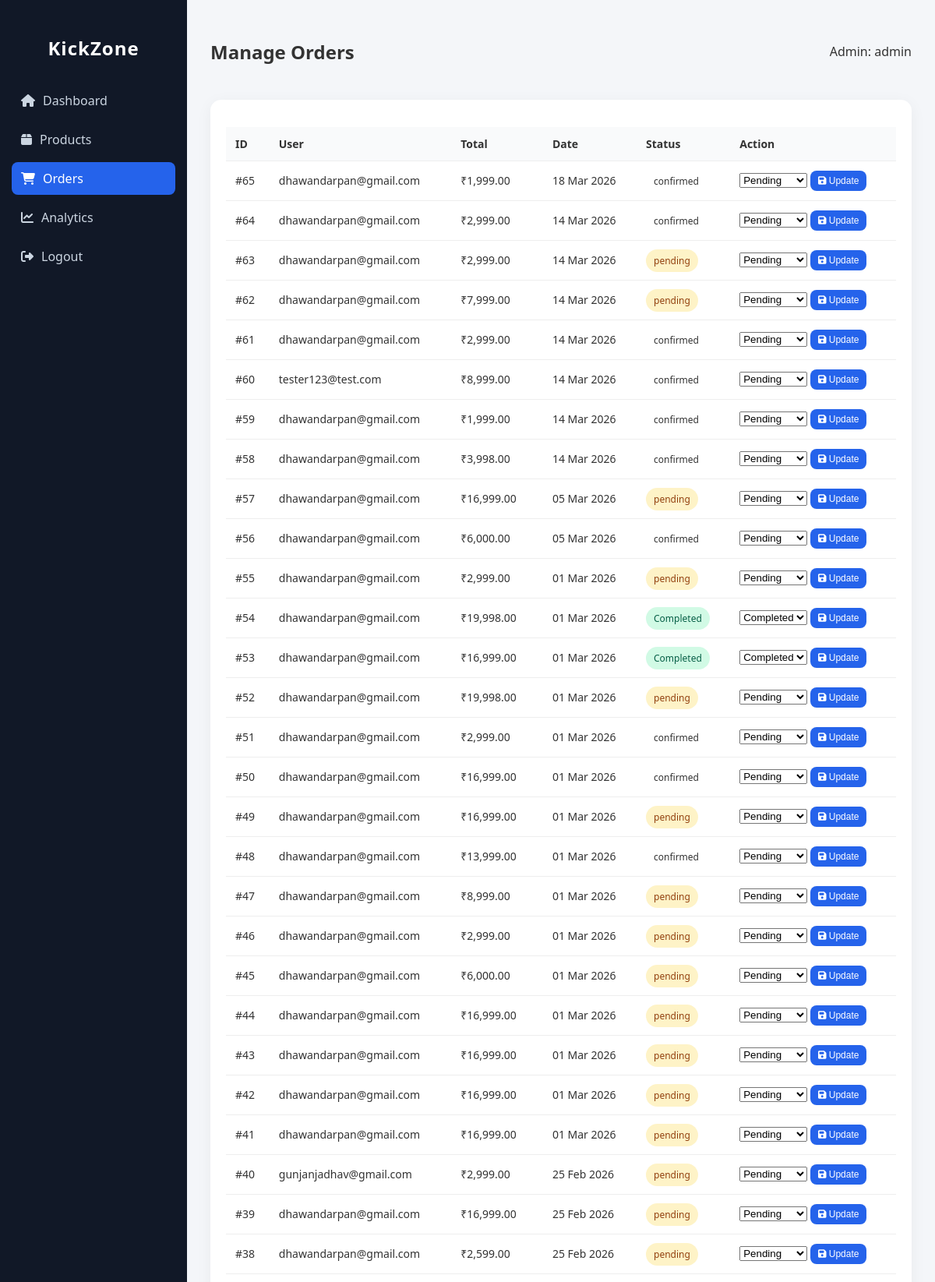
Screenshot of /admin/orders.php (signed in, upper part) with the database file from the repository.
### tables this page shows
CREATE TABLE `orders` (
  `id` int(11) NOT NULL,
  `user_id` int(11) NOT NULL,
  `total_price` decimal(10,2) NOT NULL,
  `status` varchar(50) DEFAULT 'pending',
  `created_at` timestamp NOT NULL DEFAULT current_timestamp(),
  `user` varchar(100) NOT NULL,
  `payment_method` varchar(20) NOT NULL DEFAULT 'COD',
  `payment_status` varchar(20) NOT NULL DEFAULT 'pending',
  `phone` varchar(20) DEFAULT NULL,
  `address` text DEFAULT NULL,
  `city` varchar(100) DEFAULT NULL,
  `pincode` varchar(10) DEFAULT NULL,
  `order_number` varchar(30) DEFAULT NULL,
  `transaction_id` varchar(100) DEFAULT NULL
);

CREATE TABLE `users` (
  `id` int(11) NOT NULL,
  `name` varchar(100) NOT NULL,
  `email` varchar(100) NOT NULL,
  `password` varchar(255) NOT NULL,
  `created_at` timestamp NOT NULL DEFAULT current_timestamp(),
  `phone` varchar(20) DEFAULT NULL,
  `address` text DEFAULT NULL,
  `city` varchar(100) DEFAULT NULL,
  `pincode` varchar(10) DEFAULT NULL
);

### admin/orders.php (the view, shortened to what this page needs)
<?php
include "../db.php";
$orders = mysqli_query(
    $conn,
    "SELECT o.*, u.email
     FROM orders o
     LEFT JOIN users u ON o.user_id = u.id
     ORDER BY o.created_at DESC"
);
?>
<!DOCTYPE html>
<html>
<head>
<link rel="stylesheet" href="admin.css">
<link href="https://cdnjs.cloudflare.com/ajax/libs/font-awesome/6.5.0/css/all.min.css" rel="stylesheet">
</head>
<body>
<div class="admin-wrapper">
    <?php include "sidebar.php"; ?>
    <div class="main-content">
        <div class="topbar">
            <h2>Manage Orders</h2>
            <div>Admin: <?php echo htmlspecialchars($_SESSION['admin']); ?></div>
        </div>
        <div class="table-section">
            <table>
                <thead>
                    <tr>
                        <th>ID</th>
                        <th>User</th>
                        <th>Total</th>
                        <th>Date</th>
                        <th>Status</th>
                        <th>Action</th>
                    </tr>
                </thead>
                <tbody>
                <?php while($o = mysqli_fetch_assoc($orders)) { ?>
                    <tr>
                        <td>#<?php echo $o['id']; ?></td>
                        <td><?php echo htmlspecialchars($o['email'] ?? 'Unknown'); ?></td>
                        <td>₹<?php echo number_format($o['total_price'], 2); ?></td>
                        <td><?php echo date("d M Y", strtotime($o['created_at'])); ?></td>
                        <td>
                            <span class="status-badge <?php echo strtolower($o['status']); ?>">
                                <?php echo $o['status']; ?>
                            </span>
                        </td>
                        <td>
                            <form method="post" class="status-form">
                                <select name="status" class="admin-select">
                                    <option value="Pending" <?php if($o['status']=='Pending') echo 'selected'; ?>>Pending</option>
                                    <option value="Completed" <?php if($o['status']=='Completed') echo 'selected'; ?>>Completed</option>
                                </select>
                                <button type="submit" class="admin-btn small-btn">
                                    <i class="fa fa-save"></i> Update
                                </button>
                            </form>
                        </td>
                    </tr>
                <?php } ?>
                </tbody>
            </table>
        </div>
    </div>
</div>
</body>
</html>

### admin/admin.css (style rules this page uses)
* { box-sizing: border-box; }
body { margin: 0; font-family: 'Segoe UI', Tahoma, sans-serif; background: #f4f6f9; color: #333; }
.admin-wrapper { display: flex; min-height: 100vh; }
.main-content { flex: 1; padding: 30px; }
.topbar { display: flex; justify-content: space-between; align-items: center; margin-bottom: 25px; }
.table-section { background: #fff; padding: 20px; border-radius: 14px; box-shadow: 0 4px 20px rgba(0,0,0,0.05); }
table { width: 100%; border-collapse: collapse; margin-top: 15px; }
table th { text-align: left; background: #f9fafb; padding: 12px; font-weight: 600; font-size: 14px; }
table td { padding: 12px; border-top: 1px solid #eee; font-size: 14px; }
.status-badge { padding: 6px 10px; border-radius: 20px; font-size: 12px; font-weight: 500; }
.status-badge.pending { background: #fef3c7; color: #92400e; }
.status-badge.completed { background: #d1fae5; color: #065f46; }
.admin-btn { background: #2563eb; color: #fff; border: none; padding: 8px 14px; border-radius: 8px; cursor: pointer; transition: 0.2s ease; }
.small-btn { padding: 6px 10px; font-size: 12px; }
button, input, select, .card, .menu li a { transition: all 0.2s ease; }

### rows the page displays
orders: id "65", user.email "dhawandarpan@gmail.com", total_price "1,999.00", created_at "18 Mar 2026", status "confirmed"
orders: id "64", user.email "dhawandarpan@gmail.com", total_price "2,999.00", created_at "14 Mar 2026", status "confirmed"
orders: id "63", user.email "dhawandarpan@gmail.com", total_price "2,999.00", created_at "14 Mar 2026", status "pending"
orders: id "62", user.email "dhawandarpan@gmail.com", total_price "7,999.00", created_at "14 Mar 2026", status "pending"
orders: id "61", user.email "dhawandarpan@gmail.com", total_price "2,999.00", created_at "14 Mar 2026", status "confirmed"
orders: id "60", user.email "tester123@test.com", total_price "8,999.00", created_at "14 Mar 2026", status "confirmed"
orders: id "59", user.email "dhawandarpan@gmail.com", total_price "1,999.00", created_at "14 Mar 2026", status "confirmed"
orders: id "58", user.email "dhawandarpan@gmail.com", total_price "3,998.00", created_at "14 Mar 2026", status "confirmed"
orders: id "57", user.email "dhawandarpan@gmail.com", total_price "16,999.00", created_at "05 Mar 2026", status "pending"
orders: id "56", user.email "dhawandarpan@gmail.com", total_price "6,000.00", created_at "05 Mar 2026", status "confirmed"
orders: id "55", user.email "dhawandarpan@gmail.com", total_price "2,999.00", created_at "01 Mar 2026", status "pending"
orders: id "54", user.email "dhawandarpan@gmail.com", total_price "19,998.00", created_at "01 Mar 2026", status "Completed"
orders: id "53", user.email "dhawandarpan@gmail.com", total_price "16,999.00", created_at "01 Mar 2026", status "Completed"
orders: id "52", user.email "dhawandarpan@gmail.com", total_price "19,998.00", created_at "01 Mar 2026", status "pending"
orders: id "51", user.email "dhawandarpan@gmail.com", total_price "2,999.00", created_at "01 Mar 2026", status "confirmed"
orders: id "50", user.email "dhawandarpan@gmail.com", total_price "16,999.00", created_at "01 Mar 2026", status "confirmed"
orders: id "49", user.email "dhawandarpan@gmail.com", total_price "16,999.00", created_at "01 Mar 2026", status "pending"
orders: id "48", user.email "dhawandarpan@gmail.com", total_price "13,999.00", created_at "01 Mar 2026", status "confirmed"
orders: id "47", user.email "dhawandarpan@gmail.com", total_price "8,999.00", created_at "01 Mar 2026", status "pending"
orders: id "46", user.email "dhawandarpan@gmail.com", total_price "2,999.00", created_at "01 Mar 2026", status "pending"
orders: id "45", user.email "dhawandarpan@gmail.com", total_price "6,000.00", created_at "01 Mar 2026", status "pending"
orders: id "44", user.email "dhawandarpan@gmail.com", total_price "16,999.00", created_at "01 Mar 2026", status "pending"
orders: id "43", user.email "dhawandarpan@gmail.com", total_price "16,999.00", created_at "01 Mar 2026", status "pending"
orders: id "42", user.email "dhawandarpan@gmail.com", total_price "16,999.00", created_at "01 Mar 2026", status "pending"
orders: id "41", user.email "dhawandarpan@gmail.com", total_price "16,999.00", created_at "01 Mar 2026", status "pending"
orders: id "40", user.email "gunjanjadhav@gmail.com", total_price "2,999.00", created_at "25 Feb 2026", status "pending"
orders: id "39", user.email "dhawandarpan@gmail.com", total_price "16,999.00", created_at "25 Feb 2026", status "pending"
orders: id "38", user.email "dhawandarpan@gmail.com", total_price "2,599.00", created_at "25 Feb 2026", status "pending"

### other values shown
$_SESSION['admin'] "admin"
